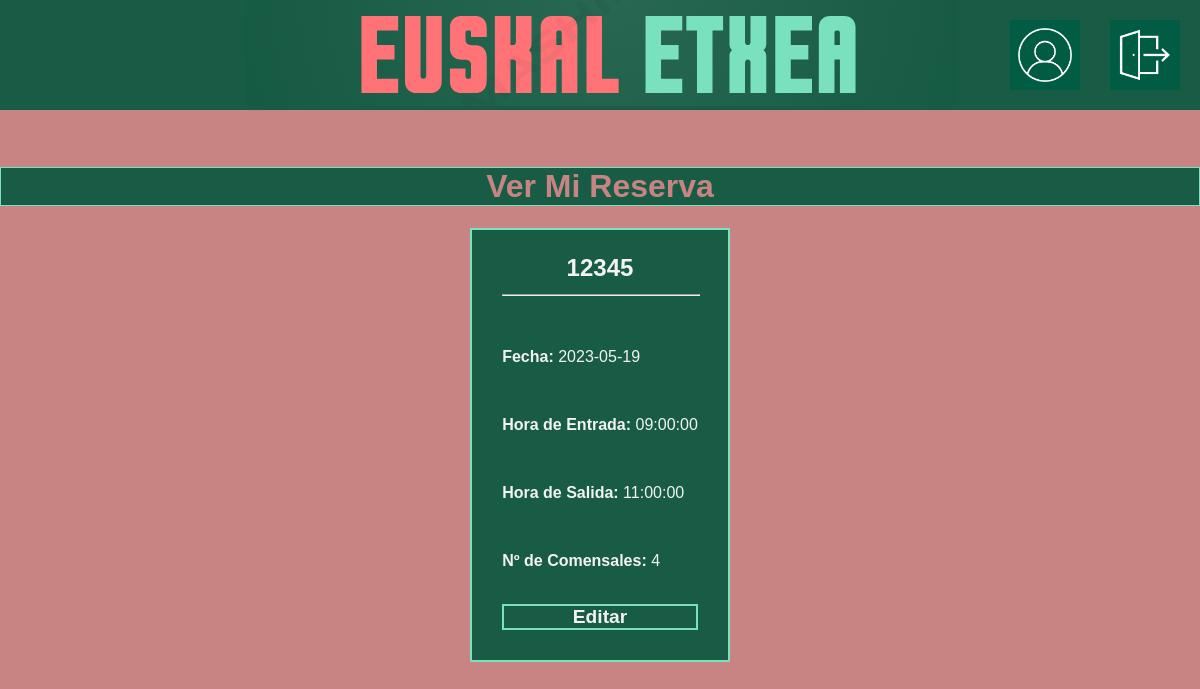
Screenshot of /booking.php?id=1 (signed in) with the database file from the repository.
### tables this page shows
CREATE TABLE `reservas` (
  `Id_Reserva` int(11) NOT NULL,
  `Id_Usuario` int(11) NOT NULL,
  `CodigoReserva` int(11) NOT NULL,
  `Fecha` date NOT NULL,
  `Turno` varchar(6) NOT NULL,
  `HoraEntrada` time NOT NULL,
  `HoraSalida` time NOT NULL,
  `NumeroComensales` int(11) NOT NULL,
  `EstadoReserva` tinyint(1) NOT NULL COMMENT 'Provisional o Definitivo\r\n'
);

### booking.php (the view, shortened to what this page needs)
<?php
    $conn = obtenerPdoConexionBD();
    $id = (int)$_REQUEST["id"];
    $sql = "SELECT * FROM reservas WHERE Id_Reserva=?";
    $sentencia = $conn->prepare($sql);
    $sentencia->execute([$id]);
    $fila = $sentencia->fetch();
    $codigoReserva = $fila['CodigoReserva'];
    $fecha = $fila['Fecha'];
    $horaEntrada = $fila['HoraEntrada'];
    $horaSalida = $fila['HoraSalida'];
    $numComensalesEntero = $fila['NumeroComensales'];
    $numComensales = (int)$numComensalesEntero;
?>
<!DOCTYPE html>
<html>
<head>
    <link rel="stylesheet" type="text/css" href="estilos.css">
</head>
<body>
    <div class="header">
        <a href="indexUser.php"><img src="resources/logo.png"></a>
        <a href="user.php"><img src="resources/perfil.png" class="imagenDerecha2"></a>
        <a href="home.php"><img src="resources/salir.png" class="imagenDerecha"></a>
    </div>
    <br>
    <br>
    <h1>Ver Mi Reserva</h1>
    <div class="divUser">
        <div class="userBox">
            <h3 style="width: 100% ; text-align: center; font-size: 150%;">
            <?=$codigoReserva?>
                <hr style="width: 100%">
            </h3>
        <p>Fecha: <span style="font-weight: lighter"><?=$fecha?></span></p>
        <br>
        <p>Hora de Entrada: <span style="font-weight: lighter"><?=$horaEntrada?></span></p>
        <br>
        <p>Hora de Salida: <span style="font-weight: lighter"><?=$horaSalida?></span></p>
        <br>
        <p>Nº de Comensales: <span style="font-weight: lighter"><?=$numComensales?></span></p>
        <br>
        <a class="botonForms" href="editBooking.php?id=<?=$fila["Id_Reserva"]?>">Editar</a>
        </div>
    </div>
</body>
</html>

### estilos.css (style rules this page uses)
body { background-color: #c88383; font-family: Arial, sans-serif; margin: 0; padding: 0; }
.header { background-color: #195c46; display: flex; justify-content: center; align-items: center; position: relative; }
.imagenDerecha { position: absolute; top: 50%; right: 0; transform: translateY(-50%); width: 70px; height: 70px; margin-right: 20px; }
.imagenDerecha2 { position: absolute; top: 50%; right: 0; transform: translateY(-50%); width: 70px; height: 70px; margin-right: 120px; }
h1, h2 { background-color: #195c46; color: #c88383; font-family: sans-serif; font-weight: bold; font-size: 200%; text-align: center; border: 1px solid #7ae1bf; }
.botonForms { cursor: pointer; background-color: #195c46; color: #f3f3f3; font-family: sans-serif; font-weight: bold; font-size: 120%; border: 2px solid #7ae1bf; text-decoration: none; text-align: center; }
.divUser { width: 100%; display: flex; flex-direction: column; justify-content: center; align-items: center; }
.userBox { color: #f3f3f3; font-weight: bold; display: flex; flex-direction: column; justify-content: center; background-color: #195c46; border: 2px solid #7ae1bf; padding-left: 30px; padding-right: 30px; padding-bottom: 30px; }

### rows the page displays
reservas: CodigoReserva "12345", Fecha "2023-05-19", HoraEntrada "09:00:00", HoraSalida "11:00:00", NumeroComensales "4"
